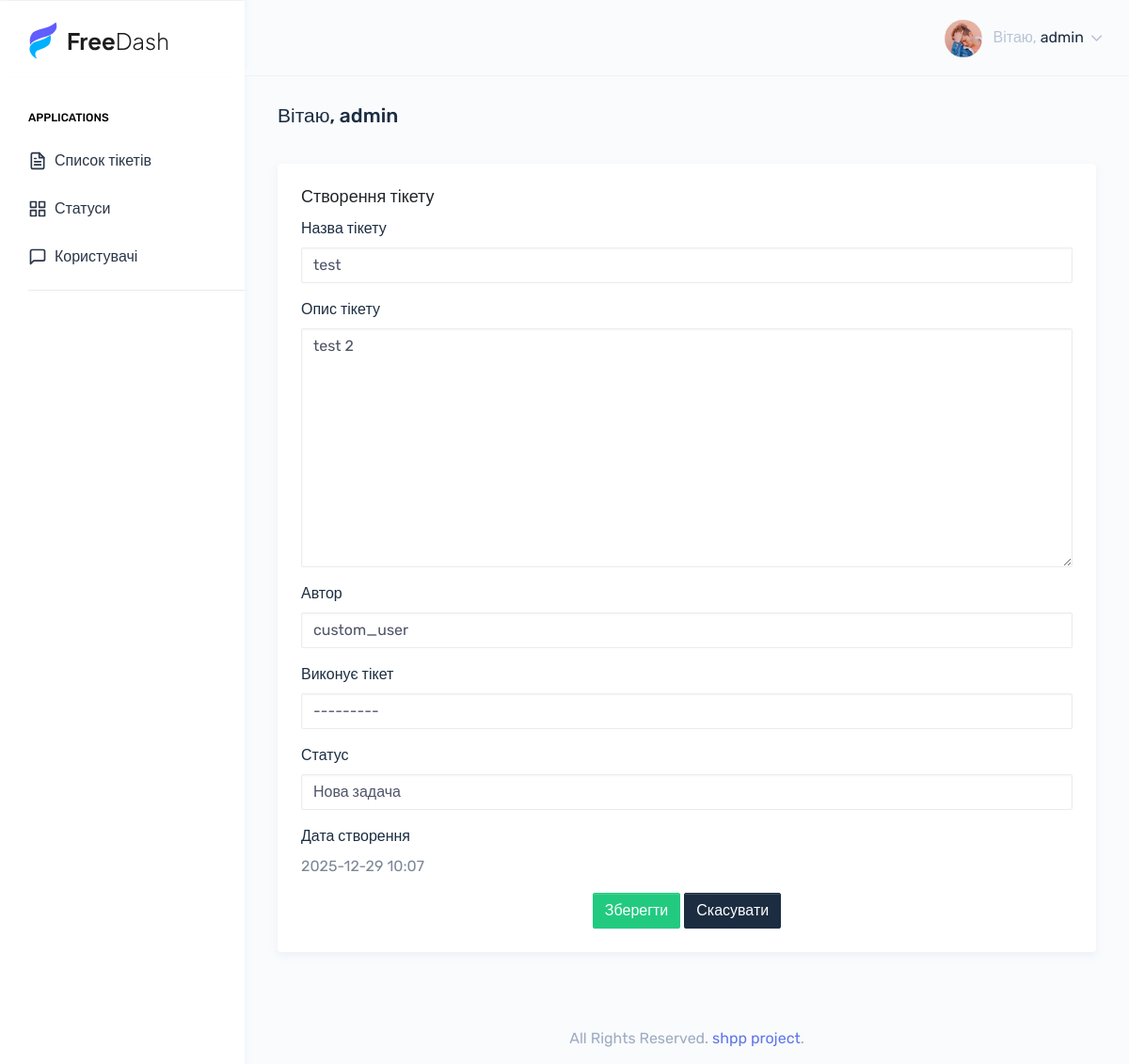
Page /edit/4/ (signed in) on the committed database.
### apps/users/models.py (models this page shows)
class CustomUser(AbstractUser):
    first_name = None
    last_name = None
    username = models.CharField(max_length=32, unique=True, verbose_name='Логін')
    name = models.CharField(max_length=64, verbose_name='ПІБ користувача')
    email = models.EmailField(max_length=255, unique=True, verbose_name='Пошта')
    position = models.ForeignKey(Position, on_delete=models.SET_NULL, blank=True, null=True, verbose_name='Посада')
    is_active = models.BooleanField(default=True, verbose_name='Активний обліковий запис')
    REQUIRED_FIELDS = []
    USERNAME_FIELD = 'username'
    objects = CustomManager()
    class Meta:
        verbose_name = 'Користувач'
        verbose_name_plural = 'Користувачі'
        ordering = ('username',)
    def __str__(self):
        return self.username

### apps/tickets/models.py (models this page shows, shortened)
class Ticket(models.Model):
    title = models.CharField(max_length=100, verbose_name='Назва тікету')
    description = models.TextField(verbose_name='Опис тікету')
    author = models.ForeignKey(
        to=settings.AUTH_USER_MODEL,
        on_delete=models.CASCADE,
        verbose_name='Ініціатор',
        related_name='author'
    )
    executor = models.ForeignKey(
        to=settings.AUTH_USER_MODEL,
        on_delete=models.SET_NULL,
        blank=True,
        null=True,
        verbose_name='Виковавець',
        related_name='executor'
    )
    created_at = models.DateTimeField(auto_now_add=True)
    status = models.ForeignKey(
        to=Status,
        on_delete=models.SET_NULL,
        blank=True,
        null=True,
        related_name='status',
        verbose_name='Статус'
    )
    class Meta:
        verbose_name = 'Тікет'
        verbose_name_plural = 'Тікети'
        ordering = ['-created_at']

### apps/tickets/views.py (the view)
# urls.py: path('edit/<int:pk>/', views.TicketUpdateView.as_view(), name='ticket-update'),
class TicketUpdateView(LoginRequiredMixin, UpdateView):
    model = Ticket
    form_class = TicketUpdateForm
    template_name = 'tickets/ticket_update.html'
    success_url = reverse_lazy('tickets:tickets-list')

### apps/tickets/forms.py
class TicketUpdateForm(forms.ModelForm):
    class Meta:
        model = Ticket
        fields = '__all__'
        widgets = {
            'title': forms.TextInput(attrs={'class': 'form-control'}),
            'description': forms.Textarea(attrs={'class': 'form-control'}),
            'author': forms.Select(attrs={'class': 'form-control'}),
            'executor': forms.Select(attrs={'class': 'form-control'}),
            'status': forms.Select(attrs={'class': 'form-control'}),
        }
        labels = {
            'title': 'Назва тікету',
            'description': 'Опис',
            'author': 'Автор',
            'executor': 'Виконувач',
            'status': 'Статус',
        }

### apps/tickets/models.py (called while the page is built)
    def __str__(self):
        return self.name

### templates/tickets/ticket_update.html (shortened to what this page needs)
{% extends 'base.html' %}
{% block content %}
<div class="col-12">
    <div class="card">
        <div class="card-body">
            <h4 class="card-title">Створення тікету</h4>
            <form method="POST">
                <div class="form-body">
                    <label class="form-label">Назва тікету </label>
                    <div class="row">
                        <div class="col-md-12">
                            <div class="form-group mb-3">
                                {{ form.title }}
                            </div>
                        </div>
                    </div>
                    <label class="form-label">Опис тікету </label>
                    <div class="row">
                        <div class="col-md-12">
                            <div class="form-group mb-3">
                                {{ form.description }}
                            </div>
                        </div>
                    </div>
                    <label class="form-label">Автор </label>
                    <div class="row">
                        <div class="col-md-12">
                            <div class="form-group mb-3">
                                {{ form.author }}
                            </div>
                        </div>
                    </div>
                    <label class="form-label">Виконує тікет </label>
                    <div class="row">
                        <div class="col-md-12">
                            <div class="form-group mb-3">
                                {{ form.executor }}
                            </div>
                        </div>
                    </div>
                    <label class="form-label">Статус </label>
                    <div class="row">
                        <div class="col-md-12">
                            <div class="form-group mb-3">
                                {{ form.status }}
                            </div>
                        </div>
                    </div>
                    <label class="form-label">Дата створення </label>
                    <div class="row">
                        <div class="col-md-12">
                            <div class="form-group mb-3">
                                {{ object.created_at|date:"Y-m-d H:i" }}
                            </div>
                        </div>
                    </div>
                </div>
                <div class="form-actions">
                    <div class="text-center">
                        <button type="submit" class="btn btn-success">Зберегти</button>
                        <a href="{% url 'tickets:tickets-list' %}" type="reset" class="btn btn-dark">Скасувати</a>
                    </div>
                </div>
            </form>
        </div>
    </div>
</div>
{% endblock %}

### templates/base.html (shortened to what this page needs)
<!DOCTYPE html>
{% load static %}
<html dir="ltr" lang="en">
<head>
    <link href="{% static 'assets/extra-libs/c3/c3.min.css' %}" rel="stylesheet">
    <link href="{% static 'assets/libs/chartist/dist/chartist.min.css' %}" rel="stylesheet">
    <link href="{% static 'assets/extra-libs/jvector/jquery-jvectormap-2.0.2.css' %}" rel="stylesheet"/>
    <link href="{% static 'dist/css/style.min.css' %}" rel="stylesheet">
</head>
<body>
<div id="main-wrapper" data-theme="light" data-layout="vertical" data-navbarbg="skin6" data-sidebartype="full"
     data-sidebar-position="fixed" data-header-position="fixed" data-boxed-layout="full">
    {% include 'layouts/header.html' %}
    {% include 'layouts/left_menu.html' %}
    <div class="page-wrapper">
        <div class="page-breadcrumb">
            <div class="row">
                <div class="col-7 align-self-center">
                    {% if user.is_authenticated %}
                    <h3 class="page-title text-truncate text-dark font-weight-medium mb-1">Вітаю, {{user.username }}</h3>
                    {% endif %}
                </div>
            </div>
        </div>
        <div class="container-fluid">
            <div class="row">{% block content %} {% endblock %}</div>
        </div>
        {% include 'layouts/footer.html' %}
    </div>
</div>
</body>
</html>

### templates/layouts/header.html (shortened to what this page needs)
{% load static %}
<header class="topbar" data-navbarbg="skin6">
    <nav class="navbar top-navbar navbar-expand-lg">
        <div class="navbar-header" data-logobg="skin6">
            <div class="navbar-brand">
                <a href="#">
                    <img src="{% static 'assets/images/freedashDark.svg' %}" alt="" class="img-fluid">
                </a>
            </div>
        </div>
        <div class="navbar-collapse collapse" id="navbarSupportedContent">
            <ul class="navbar-nav float-end">
                <li class="nav-item dropdown">
                    {% if user.is_authenticated %}
                    <a class="nav-link dropdown-toggle" href="javascript:void(0)" data-bs-toggle="dropdown"
                       aria-haspopup="true" aria-expanded="false">
                        <img src="{% static 'assets/images/users/profile-pic.jpg' %}" alt="user" class="rounded-circle"
                             width="40">
                        <span class="ms-2 d-none d-lg-inline-block"><span>Вітаю,</span> <span
                                class="text-dark">{{ user.username }}</span> <i data-feather="chevron-down"
                                                                                class="svg-icon"></i></span>
                    </a>
                    {% endif %}
                </li>
            </ul>
        </div>
    </nav>
</header>

### rows in the picture
CustomUser: username "admin"
Ticket: title "test", description "test 2", author "custom_user", executor "---------", status "Нова задача", created_at "2025-12-29 10:07"
